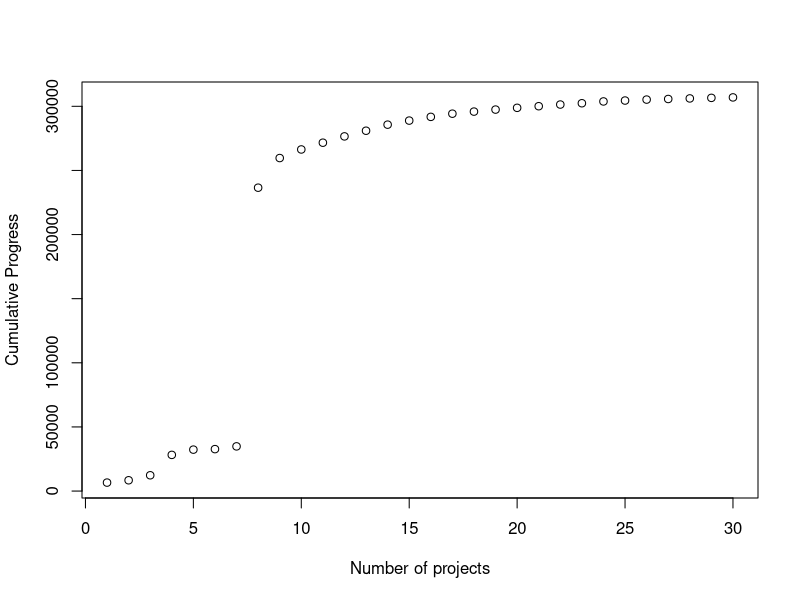

Write the R code that produced this figure.
# We start off by defining parameter values for the run.

#Define parameter values
# Number of projects =n
n <- 30
#Number of relevant factors =k
k <- 6
# Coefficient mean
muc <- 1
# Coefficient SD
sigmac <- 1
# Variable mean
muv <- 3
#Variable SD
sigmav <- 2
# Error mean
mue <- 2
# Error SD
sigmae <- 2

# Now we can generate the coefficients, variables, and error terms, 
# and use them to determine cost-effectiveness values.
set.seed(123)
coefficients <- rlnorm(k, meanlog=muc, sdlog=sigmac)

variables <- matrix(rlnorm(n*k, meanlog=muv, sdlog=sigmav), nrow=k, ncol=n, byrow=TRUE)

errors <- rlnorm(n, meanlog=mue, sdlog=sigmae)

costeffectiveness <- (t(coefficients) %*% variables) + t(errors)
t(costeffectiveness)

# Now we need to pass this into a data frame
df <- as.data.frame(t(variables))
df <- cbind.data.frame(rep(0, k), t(costeffectiveness), df)

names <- c("lmpred", "ce")
for (i in 1:k) {
  names <-c(names, paste0("v",i))
}

colnames(df) <- names
df

#Initially, project selection is random, which since project generation is random,
#can be represented as taking the first k projects, and adding them to the 'selprojects'
#dataframe, which is an ordered dataframe of the selected projects. 'rejprojects' contains
#the set of projects that have been rejected (not accepted yet)
selprojects <- head(df, k+1)
selprojects

rejprojects <- tail(df, n-k-1)
rejprojects
# Now individuals can predict the effectiveness of other projects with a linear regression model
#They select the remaining project with the highest prediction error, and add it to selproject.
while (nrow(selprojects)<n) {
lm <- lm(ce~ . - lmpred, data=selprojects)
rejprojects$lmpred <-predict(lm, rejprojects)
rejprojects <- rejprojects[with(rejprojects,order(-lmpred)),]
selprojects <- rbind(selprojects, rejprojects[1,])
rejprojects <- rejprojects[-1,]
}
selprojects
attach(selprojects)
plot(1:nrow(selprojects), cumsum(selprojects$ce), xlab="Number of projects", ylab="Cumulative Progress")
